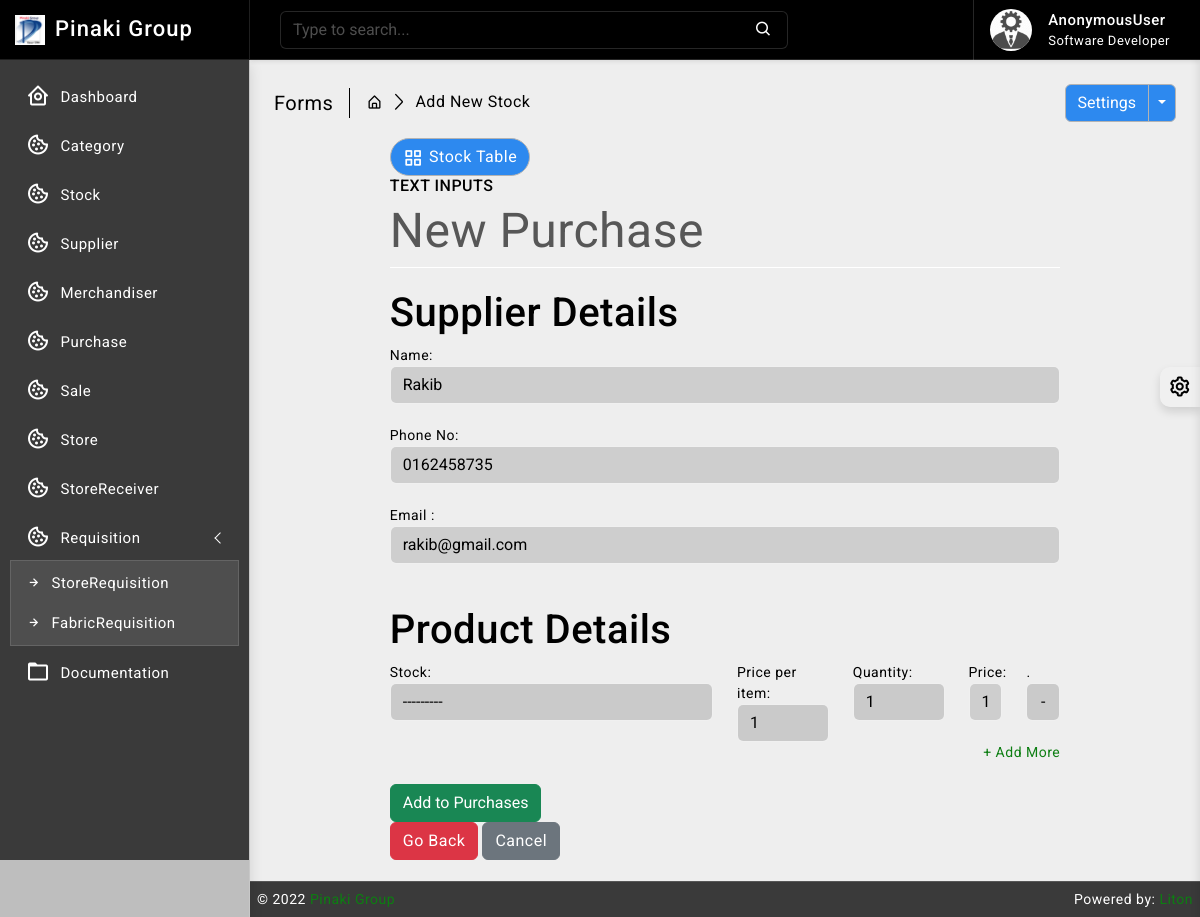
Page /purchase/create/2 on the committed database.
### supplier/models.py (models this page shows, shortened)
class Supplier(models.Model):
    id = models.AutoField(primary_key=True)
    name = models.CharField(max_length=150)
    phone = models.CharField(max_length=12, unique=True)
    address = models.CharField(max_length=200)
    email = models.EmailField(max_length=254, unique=True)
    is_deleted = models.BooleanField(default=False)

### purchase/views.py (the view, shortened to what this page needs)
# urls.py: path('create/<pk>', views.PurchaseCreateView.as_view(), name='create'),
class PurchaseCreateView(View):
    template_name = 'purchase/create.html'                                      # Liton ------> Just a varisble asign template path
    def get(self, request, pk):
        formset = PurchaseItemFormset(request.GET or None)                      # renders an empty formset
        supplierobj = get_object_or_404(Supplier, pk=pk)                        # gets the supplier object
        context = {
            'formset'   : formset,
            'supplier'  : supplierobj,
        }                                                                       # sends the supplier and formset as context
        return render(request, self.template_name, context)

### stock/models.py (called while the page is built)
    def __str__(self):
        return self.name

### templates/purchase/create.html (shortened to what this page needs)
{% extends 'base/base.html' %}
{% block body %}
{% load crispy_forms_tags %}
{% load static %}
<div class="page-wrapper">
	<div class="page-content">
		<div class="page-breadcrumb d-none d-sm-flex align-items-center mb-3">
			<div class="breadcrumb-title pe-3">Forms</div>
			<div class="ps-3">
				<nav aria-label="breadcrumb">
					<ol class="breadcrumb mb-0 p-0">
						<li class="breadcrumb-item">
							<a href="#">
								<i class="bx bx-home-alt"></i>
							</a>
						</li>
						<li class="breadcrumb-item active" aria-current="page">Add New Stock</li>
					</ol>
				</nav>
			</div>
			<div class="ms-auto">
				<div class="btn-group">
					<button type="button" class="btn btn-light">Settings</button>
					<button type="button" class="btn btn-light dropdown-toggle dropdown-toggle-split" data-bs-toggle="dropdown">
					</button>
				</div>
			</div>
		</div>
		<div class="row">
			<div class="col-xl-9 mx-auto">
				<div class="ms-auto">
					<a href="{% url 'stock_read' %}" class="btn btn-light radius-30 mt-2 mt-lg-0">
						<i class="bx bx-grid-alt"></i>Stock Table
					</a>
				</div>
				<h6 class="mb-0 text-uppercase">Text Inputs</h6>
    <div style="color:#575757; font-style: bold; font-size: 3rem; border-bottom: 1px solid white;">New Purchase</div>
        <br>
        <div class="panel panel-default">
            <div class="panel-heading panel-heading-text">
                <h1>Supplier Details</h1>
            </div>
            <div class="panel-body">
                <div class="col-sm-12">
                    <div class="controls">
                        <label for="id_name" class="panel-body-text">Name:</label>
                        <input type="text" class="form-control textinput" id="id_name" value="{{ supplier.name }}" disabled>
                    </div>
                </div><br>
                <div class="col-sm-12">
                    <div class="controls">
                        <label for="id_name" class="panel-body-text">Phone No:</label>
                        <input type="text" class="form-control textinput" id="id_name" value="{{ supplier.phone }}" disabled>
                    </div>
                </div><br>
                <div class="col-sm-12">
                    <div class="controls">
                        <label for="id_name" class="panel-body-text">Email :</label>
                        <input type="text" class="form-control textinput" id="id_name" value="{{ supplier.email }}" disabled>
                    </div>
                </div><br>
            </div>
        </div>
        <br>
        <form method="post" class="panel panel-default">
            <div class="panel-heading panel-heading-text">
                <h1>Product Details</h1>
            </div>
                <div id="stockitem">
                    <div class="panel-body">
                    {% for form in formset %}
                        <div class="row form-row">
                            <div class="form-group col-md-6">
                                <label class="panel-body-text">Stock:</label>
                                {{ form.stock }}
                            </div>
                            <div class="form-group col-md-2">
                                <label class="panel-body-text">Price per item:</label>
                                {{ form.unit_price }}
                            </div>
                            <div class="form-group col-md-2">
                                <label class="panel-body-text">Quantity:</label>
                                {{ form.quantity }}
                            </div>
                            <div class="form-group col-md-1">
                                <label class="panel-body-text">Price:</label>
                                <input type="text" class="textinput form-control totalprice" value="1" disabled required>
                            </div>
                            <div class="form-group col-md-1">
                                <label class="panel-body-text" style="color: #000">.</label>
                                <button class="form-control btn btn-danger remove-form-row">-</button>
                            </div>
                        </div>
                    {% endfor %}
                        <div style="text-align: right;">
                            <a href="#" class="add-form-row">+ Add More</a>
                        </div>
                    </div>
                </div>
            <br>
            <div class="align-middle">
                <button type="submit" class="btn btn-success">Add to Purchases</button><br>
                    <a href="{% url 'select_supplier' %}" class="btn btn-danger">Go Back</a>
                <a href="{% url 'purchases_list' %}" class="btn btn-secondary">Cancel</a>
            </div>
        </form><br>
    </div>
			</div>
		</div>
	</div>
</div>
{% endblock body %}

### static/css/app.css (style rules this page uses)
body { font-size: 14px; letter-spacing: .5px; font-family: Roboto, sans-serif; overflow-x: hidden }
a { text-decoration: none }
.page-wrapper { height: 100%; margin-top: 60px; margin-bottom: 0px; margin-left: 250px }
.page-content { padding: 1.5rem 1.5rem 0 1.5rem }
.breadcrumb-title { font-size: 20px; border-right: 1.5px solid #000000; }
.page-breadcrumb .breadcrumb li.breadcrumb-item { font-size: 16px }
.page-breadcrumb .breadcrumb-item+.breadcrumb-item::before { display: inline-block; padding-right: .5rem; color: #000000; font-family: LineIcons; content: "\ea5c" }
.radius-30 { border-radius: 30px }
.btn i { vertical-align: middle; font-size: 1.3rem; margin-top: -1em; margin-bottom: -1em; margin-right: 5px }
input::placeholder { color: #fff!important; opacity: .3!important }
.bg-theme { background-size: 100% 100%; background-attachment: fixed; background-position: center; background-repeat: no-repeat; transition: background .2s; }
body.bg-theme2 { background-image: url(../images/bg-themes/2.png); }

### rows in the picture
Supplier: name "Rakib", phone "0162458735", email "rakib@gmail.com"

### other values in the picture
{{ request.user }} "AnonymousUser"
